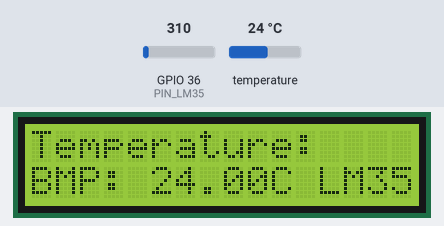
This sketch was run on a simulated ESP32. On the bench: 16×2 character LCD. The inputs (shaded band) are chosen by the test bench; at power-on: temperature 24 °C, GPIO 36 (PIN_LM35) = 310. What the sketch prints to the serial monitor is not drawn.

Above: at 1.2 s.
1.3 s: temperature set to 12 °C
At 3.4 s:
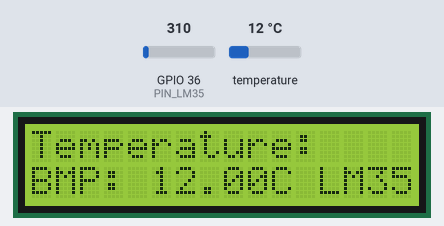
4.0 s: temperature set to 19 °C
At 4.8 s:
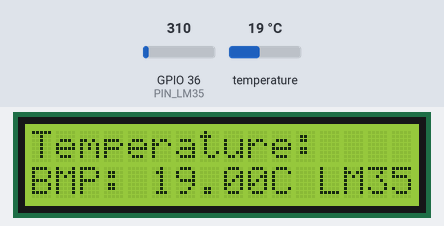
6.7 s: temperature set to 28 °C
At 8.7 s:
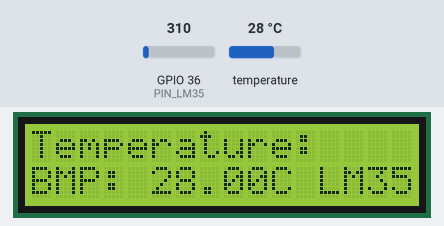
Timing chart, 0 to 10.2 s (numbered marks = the images above; inputs shaded):
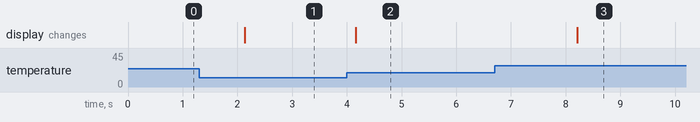

Measured:
- after the input at 1.3 s, the display: changes after 0.83 s (image 1)
- after the input at 4.0 s, the display: changes after 0.16 s (image 2)
- after the input at 6.7 s, the display: changes after 1.5 s (image 3)

The sketch:

Tempmeter_BMP280_LM335.ino
```cpp
#include <Wire.h>
#include <Adafruit_BMP280.h>
#include <LiquidCrystal_I2C.h>

#define BMP_SDA 21  // SDA-pin for BMP280
#define BMP_SCL 22  // SCL-pin for BMP280

Adafruit_BMP280 bmp; // I2C
#define ADC_VREF_mV    3300.0 // in millivolt
#define ADC_RESOLUTION 4096.0
#define PIN_LM35       36 // ESP32 pin GPIO36 (ADC0) connected to LM35

LiquidCrystal_I2C lcd(0x27, 16, 2); // I2C address 0x27, 16 columns, 2 rows

void setup() {
  Serial.begin(115200);
  while (!Serial)
    delay(100); // wait for native USB
  Serial.println(F("Temperature Sensor Test"));

  Wire.begin(BMP_SDA, BMP_SCL);
  if (!bmp.begin(0x76)) {
    Serial.println(F("Could not find a valid BMP280 sensor, check wiring or "
                      "try a different address!"));
    Serial.print("SensorID was: 0x");
    Serial.println(bmp.sensorID(), 16);
    Serial.print("        ID of 0xFF probably means a bad address, a BMP 180 or BMP 085\n");
    Serial.print("   ID of 0x56-0x58 represents a BMP 280,\n");
    Serial.print("        ID of 0x60 represents a BME 280.\n");
    Serial.print("        ID of 0x61 represents a BME 680.\n");
    while (1)
      delay(10);
  }

  /* Default settings from datasheet. */
  bmp.setSampling(Adafruit_BMP280::MODE_NORMAL,     /* Operating Mode. */
                  Adafruit_BMP280::SAMPLING_X2,     /* Temp. oversampling */
                  Adafruit_BMP280::SAMPLING_X16,    /* Pressure oversampling */
                  Adafruit_BMP280::FILTER_X16,      /* Filtering. */
                  Adafruit_BMP280::STANDBY_MS_500); /* Standby time. */

  lcd.begin(16, 2);
  lcd.clear();
  lcd.print("Temperature:");
}

void loop() {
  // BMP280 temperature reading
  float bmpTemp = bmp.readTemperature();
  Serial.print(F("BMP280 Temperature = "));
  Serial.print(bmpTemp);
  Serial.println(" °C");

  // LM35 temperature reading
  int adcVal = analogRead(PIN_LM35);
  float milliVolt = adcVal * (ADC_VREF_mV / ADC_RESOLUTION);
  float tempC = milliVolt / 10;

  Serial.print(F("LM35 Temperature = "));
  Serial.print(tempC);
  Serial.println(" °C");

  // Display temperatures on LCD
  lcd.setCursor(0, 1);
  lcd.print("BMP: ");
  lcd.print(bmpTemp);
  lcd.print("C LM35: ");
  lcd.print(tempC);
  lcd.print("C    ");

  delay(2000);
}
```
